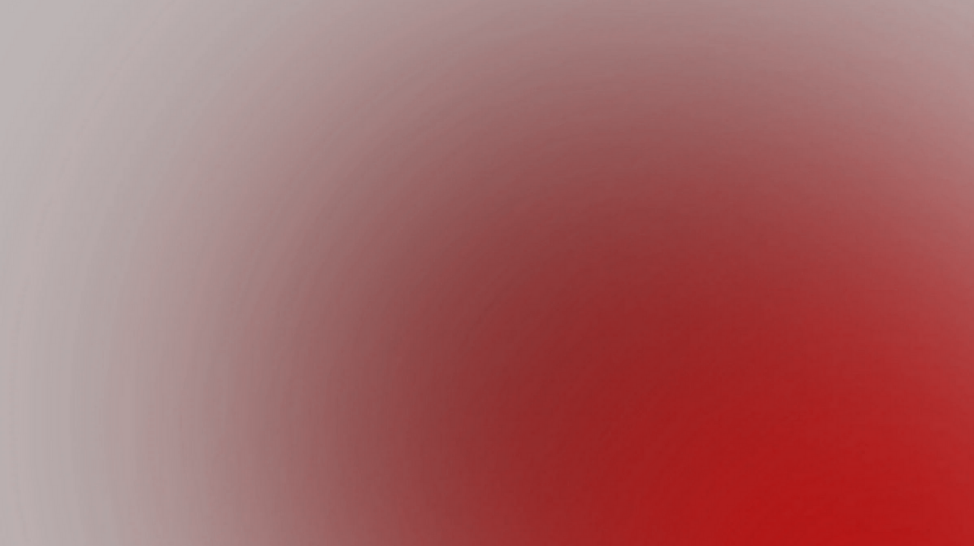
#> input picture images/contact.png, 974 x 546 px, found by its file name
$ python nesne.py
#> lines starting #> are read from the running program, lines starting #| are printed output that depends on the picture
#kırmızı rengi yeşil yapıcaz
import cv2 as cv

image=cv.imread("images\contact.png")
#> image is the input picture: shape (546, 974, 3); mean B, G, R 101.6, 101.6, 164.4

#orijinal elmayı göster
cv.imshow("orijinal",image)

#bu zaten bir pixel dizisi ya parçalayabiliriz yani
b,g,r=cv.split(image)
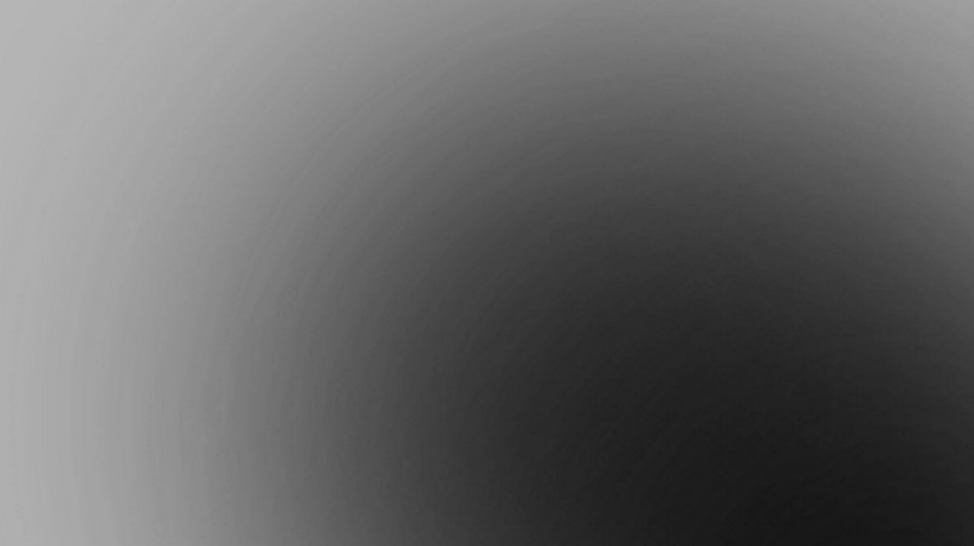
#> b: shape (546, 974); min 20, max 182, mean 101.6
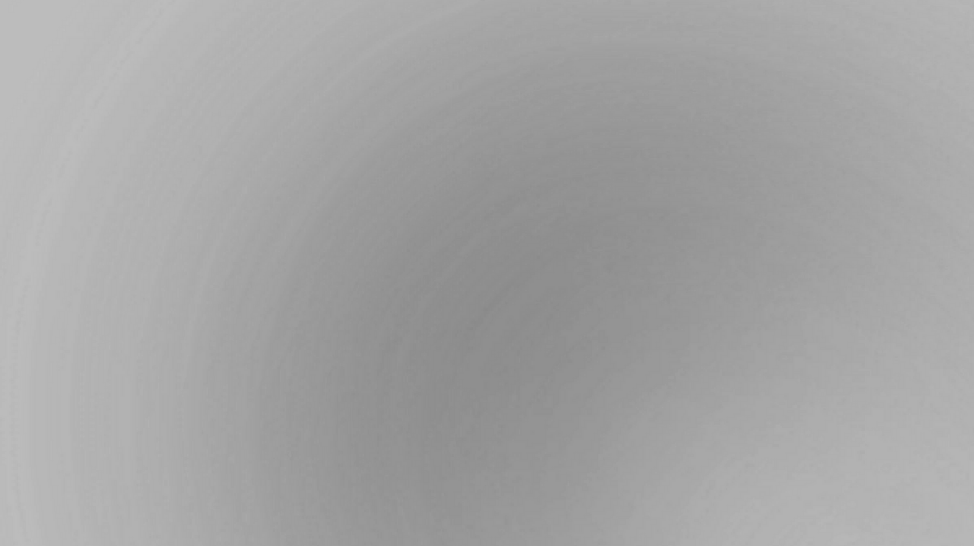
#> r: shape (546, 974); min 137, max 191, mean 164.4

#kırmızı ve yeşil kanalları birleştir
image_new=cv.merge((r,r,b))#normalde b-g-r idi ya green ile red i yer değiştirdim.
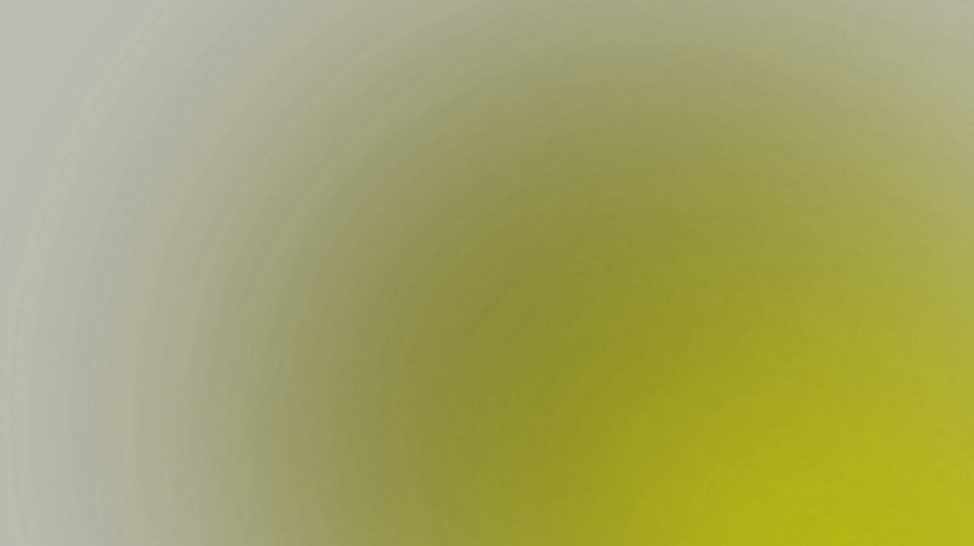
#> image_new: shape (546, 974, 3); mean R, G, B 164.4, 164.4, 101.6

#yeşil elmayı göster
cv.imshow("Kirmizi hali",image_new)

cv.imwrite("images\contact.png",image_new)
cv.waitKey(0)
cv.destroyAllWindows()
